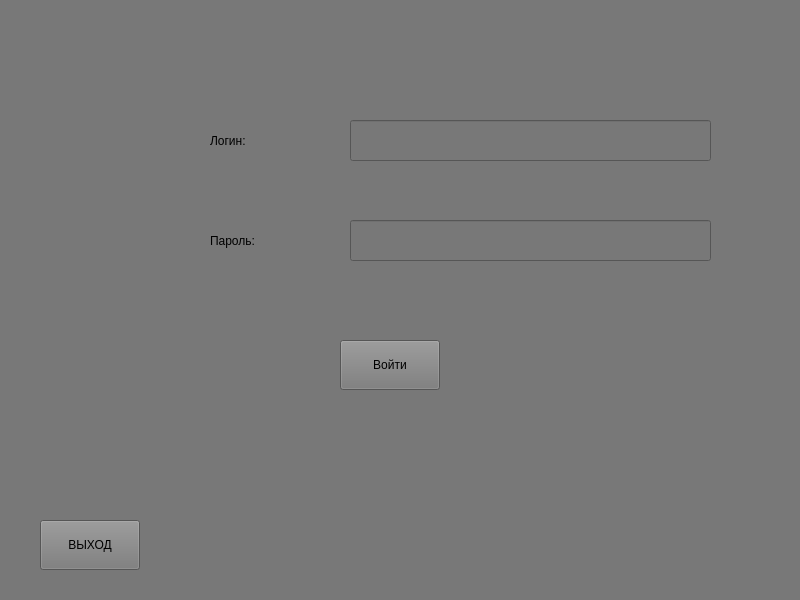
<?xml version="1.0" encoding="UTF-8"?>
<ui version="4.0">
 <class>MainWindow</class>
 <widget class="QMainWindow" name="MainWindow">
  <property name="geometry">
   <rect>
    <x>0</x>
    <y>0</y>
    <width>800</width>
    <height>600</height>
   </rect>
  </property>
  <property name="windowTitle">
   <string>Авторизация</string>
  </property>
  <property name="styleSheet">
   <string notr="true">background-color:rgb(120,120,120);</string>
  </property>
  <widget class="QWidget" name="centralwidget">
   <widget class="QPushButton" name="button_quit">
    <property name="geometry">
     <rect>
      <x>40</x>
      <y>520</y>
      <width>100</width>
      <height>50</height>
     </rect>
    </property>
    <property name="styleSheet">
     <string notr="true">background-color: rgb(255,255,255);
color: rgb(0,0,0);
font: 18pt \&quot;Arial\&quot;;</string>
    </property>
    <property name="text">
     <string>ВЫХОД</string>
    </property>
   </widget>
   <widget class="QPushButton" name="button_enter">
    <property name="geometry">
     <rect>
      <x>340</x>
      <y>340</y>
      <width>100</width>
      <height>50</height>
     </rect>
    </property>
    <property name="styleSheet">
     <string notr="true">background-color: rgb(255,255,255);
color: rgb(0,0,0);
font: 18pt \&quot;Arial\&quot;;</string>
    </property>
    <property name="text">
     <string>Войти</string>
    </property>
   </widget>
   <widget class="QLineEdit" name="lineEdit_login">
    <property name="geometry">
     <rect>
      <x>350</x>
      <y>120</y>
      <width>361</width>
      <height>41</height>
     </rect>
    </property>
    <property name="styleSheet">
     <string notr="true">background-color: rgb(255,255,255);
color: rgb(0,0,0);
font: 18pt \&quot;Arial\&quot;;</string>
    </property>
   </widget>
   <widget class="QLineEdit" name="lineEdit_password">
    <property name="geometry">
     <rect>
      <x>350</x>
      <y>220</y>
      <width>361</width>
      <height>41</height>
     </rect>
    </property>
    <property name="styleSheet">
     <string notr="true">background-color: rgb(255,255,255);
color: rgb(0,0,0);
font: 18pt \&quot;Arial\&quot;;</string>
    </property>
    <property name="inputMethodHints">
     <set>Qt::ImhHiddenText|Qt::ImhNoAutoUppercase|Qt::ImhNoPredictiveText|Qt::ImhSensitiveData</set>
    </property>
    <property name="inputMask">
     <string/>
    </property>
    <property name="text">
     <string/>
    </property>
    <property name="echoMode">
     <enum>QLineEdit::Password</enum>
    </property>
   </widget>
   <widget class="QLabel" name="label">
    <property name="geometry">
     <rect>
      <x>210</x>
      <y>120</y>
      <width>101</width>
      <height>41</height>
     </rect>
    </property>
    <property name="styleSheet">
     <string notr="true">background-color: rgb(120,120,120);
color: rgb(0,0,0);
font: 18pt \&quot;Arial\&quot;;</string>
    </property>
    <property name="text">
     <string>Логин:</string>
    </property>
   </widget>
   <widget class="QLabel" name="label_2">
    <property name="geometry">
     <rect>
      <x>210</x>
      <y>220</y>
      <width>101</width>
      <height>41</height>
     </rect>
    </property>
    <property name="styleSheet">
     <string notr="true">background-color: rgb(120,120,120);
color: rgb(0,0,0);
font: 18pt \&quot;Arial\&quot;;</string>
    </property>
    <property name="text">
     <string>Пароль:</string>
    </property>
   </widget>
  </widget>
 </widget>
 <resources/>
 <connections/>
</ui>
